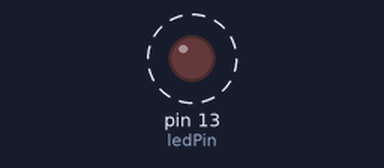
A sketch run on a simulated Arduino Uno, built with avr-gcc and run on an emulated ATmega328P. Parts: output pins drawn as LEDs (lit = HIGH). Dashed ring = blinking.

Above: at 0.5 s.
Timing chart, 0 to 4.6 s (numbered marks = the images above):
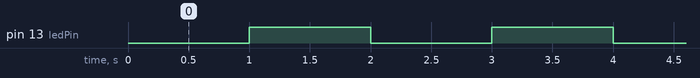

Measured:
- by itself, pin 13 (ledPin): alternates HIGH for 1.0 s and LOW for 1.0 s

The sketch:

code.ino
```cpp
/*
  Blink without Delay
  Turns an LED on and off without using delay(), by checking the clock (millis()).
*/
const int ledPin = 13;
int ledState = LOW;
unsigned long previousMillis = 0;
const long interval = 1000;       // blink every second

void setup() {
  pinMode(ledPin, OUTPUT);
}

void loop() {
  unsigned long currentMillis = millis();
  if (currentMillis - previousMillis >= interval) {
    previousMillis = currentMillis;
    ledState = (ledState == LOW) ? HIGH : LOW;
    digitalWrite(ledPin, ledState);
  }
}
```
